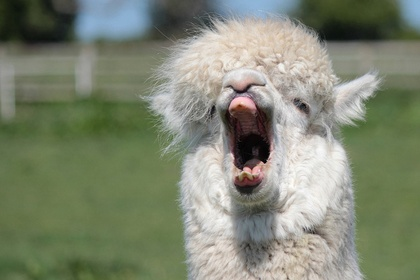
%> input picture alpaca.jpg, 420 x 280 px, shrunk from 640 x 427 before the run
$ octave try_roberts_filter.m   (GNU Octave 9; MATLAB toolbox functions it lacks are replaced by stand-ins)
%> lines starting %> are read from the running program, lines starting %| are printed output that depends on the picture
clear; clc;
a = imread('alpaca.jpg');
%> a is the input picture: size 280x420x3 uint8; mean R, G, B 127.5, 134.3, 114.4
a = rgb2gray(a);
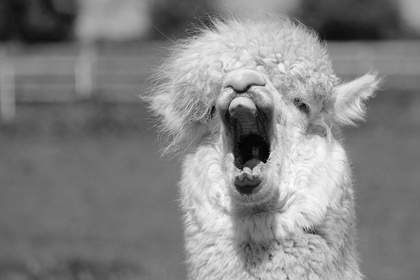
%> a: size 280x420 uint8; min 0, max 253, mean 130
b = double(a);
h1i = 1;
hj = 2;
h2i = 2;
HR1 = [0 5; -5 0];
HR2 = [-5 0; 0 5];

for i = 1:size(a,1)
    for j = 1:size(a,2)
        if i == 1
            if j == 1
                a1(i,j) = b(i,j)*HR1(h1i,hj) + b(i+1,j)*HR1(h1i+1,hj);
            elseif j > 1
                a1(i,j) = b(i,j)*HR1(h1i,hj) + b(i+1,j-1)*HR1(h1i+1,hj-1);
            end
        elseif i > 1 && i < size(a,1)
            if j == 1
                a1(i,j) = b(i,j)*HR1(h1i,hj);
            elseif j > 1
                a1(i,j) = b(i,j)*HR1(h1i,hj) + b(i+1,j-1)*HR1(h1i+1,hj-1);
            end
        elseif i == size(a,1)
            a1(i,j) = b(i,j)*HR1(h1i,hj);
        end
    end
end
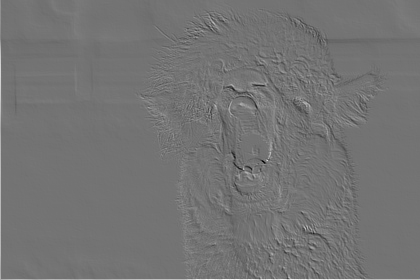
%> a1: size 280x420 double; min -880, max 1060, mean 3.2; drawn with min black and max white

for i = 1:size(a,1)
    for j = 1:size(a,2)
        if i == 1
                a2(i,j) = b(i,j)*HR2(h2i,hj);
        elseif i > 1
            if j == 1
                a2(i,j) = b(i,j)*HR2(h2i,hj);
            elseif j > 1
                a2(i,j) = b(i,j)*HR2(h2i,hj) + b(i-1,j-1)*HR2(h2i-1,hj-1);
            end
        end
    end
end
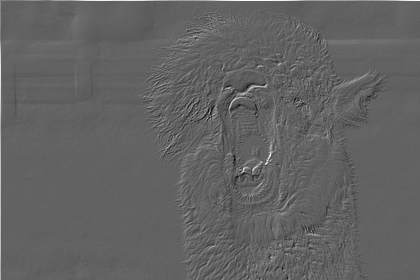
%> a2: size 280x420 double; min -550, max 875, mean 3.9; drawn with min black and max white

for i = 1:size(a,1)
    for j = 1:size(a,2)
        A(i,j) = sqrt(a1(i,j)^2 + a2(i,j)^2);
    end
end
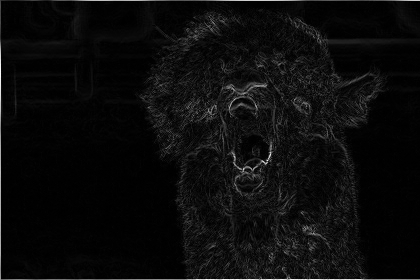
%> A: size 280x420 double; min 0, max 1060.4, mean 49.9; drawn with min black and max white
A1 = uint8(a1);
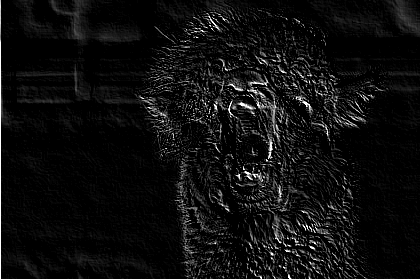
%> A1: size 280x420 uint8; min 0, max 255, mean 15.2
A2 = uint8(a2);
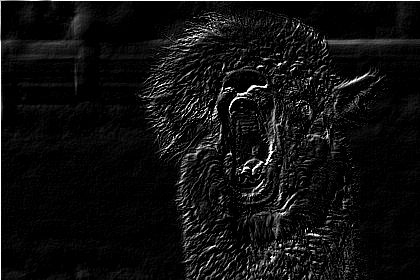
%> A2: size 280x420 uint8; min 0, max 255, mean 15.6

B = uint8(A);
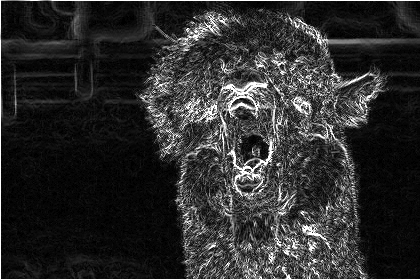
%> B: size 280x420 uint8; min 0, max 255, mean 45.2
subplot(3,1,1); imshow(a); title('original');
subplot(3,1,2); imshow(A1); title('HR1');
subplot(3,1,3); imshow(A2); title('HR2');
